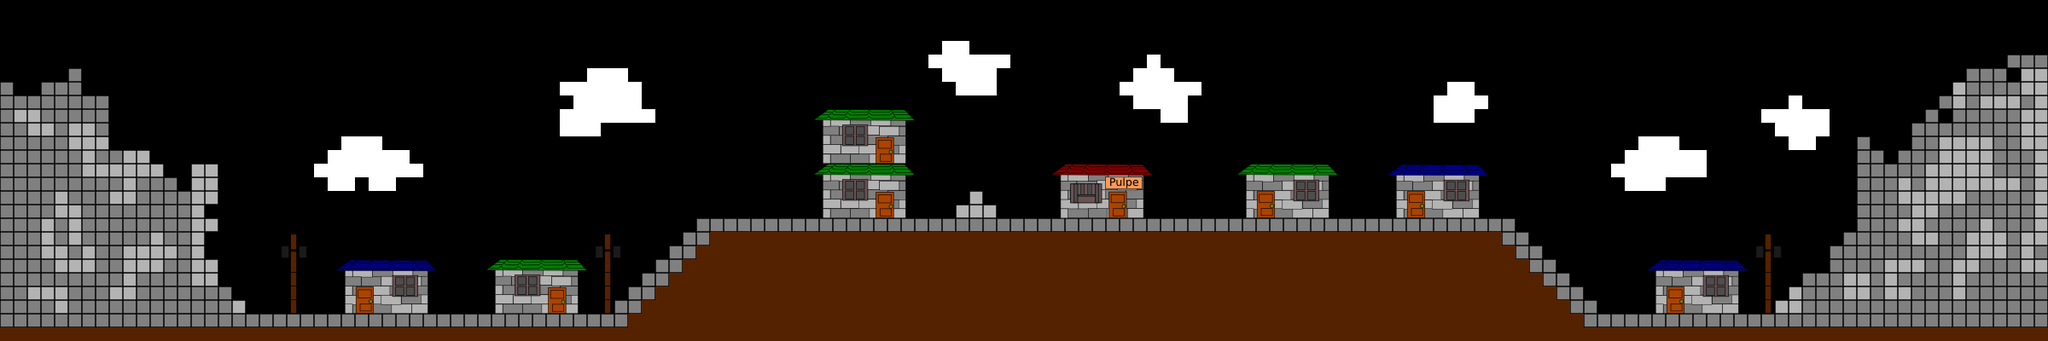

The image is a tile-based game level rendered from a .tmx file. Its description and source (layers, tilesets, objects; grid data summarised) follow:
An orthogonal 150x25 tile map with 16x16 px tiles, 3 tile layers (background, walls, coins).

<map version="1.0" orientation="orthogonal" width="150" height="25" tilewidth="16" tileheight="16">
 <tileset firstgid="1" name="tileSet-hd" tilewidth="16" tileheight="16">
  <image source="tileSet.png" trans="fe80fe" width="256" height="256" />
  <tile id="0">
   <properties>
    <property name="hola" value="prueba" />
   </properties>
  </tile>
  <tile id="2">
   <properties>
    <property name="agua" value="" />
   </properties>
  </tile>
  <tile id="4">
   <properties>
    <property name="medicinas" value="" />
   </properties>
  </tile>
  <tile id="9">
   <properties>
    <property name="agua" value="" />
   </properties>
  </tile>
  <tile id="10">
   <properties>
    <property name="Extorcion" value="" />
   </properties>
  </tile>
  <tile id="11">
   <properties>
    <property name="medicina" value="" />
   </properties>
  </tile>
 </tileset>
 <layer name="background" width="150" height="25">
  <data>[3750 cells, 354 non-empty, 70 distinct tile ids]</data>
 </layer>
 <layer name="walls" width="150" height="25">
  <data>[3750 cells, 1290 non-empty, 27 distinct tile ids]</data>
 </layer>
 <layer name="coins" width="150" height="25">
  <data>[3750 cells, 1 non-empty, 1 distinct tile ids]</data>
 </layer>
</map>
